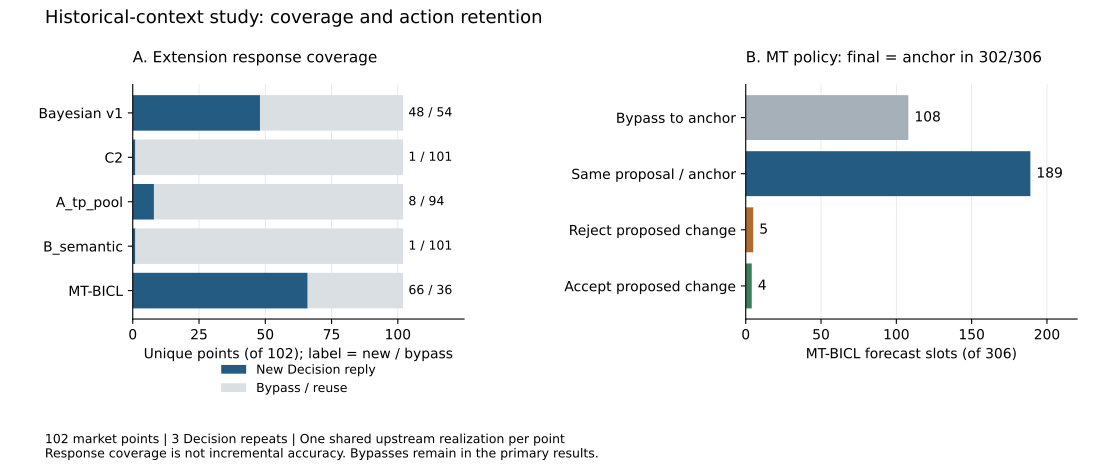

Reproduce this figure in Python.
"""Vẽ độ phủ phản hồi và nhánh policy từ số đếm U09 đã lưu."""
from __future__ import annotations

from pathlib import Path
import matplotlib
matplotlib.use("Agg")
import matplotlib.pyplot as plt
from F09_return_contrasts import read_results


def main() -> None:
    """Giữ riêng mẫu số 102 điểm và 306 slot, không đo lại hiệu suất."""
    result = read_results()
    summaries = {r["method"]: r for r in result["summary"]}
    methods = ("bayesian_v1", "C2", "A_tp_pool", "B_semantic", "MT_BICL")
    names = ("Bayesian v1", "C2", "A_tp_pool", "B_semantic", "MT-BICL")
    active = [summaries[m]["raw_decision_responses"] // 3 for m in methods]
    bypass = [summaries[m]["bypass_forecasts"] // 3 for m in methods]
    if any(a+b != 102 for a, b in zip(active, bypass)):
        raise ValueError("Độ phủ không khớp 102 điểm")
    reasons = summaries["MT_BICL"]["policy_reasons"]
    counts = [reasons["BYPASS_QUERY_FEATURE_UNAVAILABLE"]+reasons["BYPASS_UTILITY_UNSUPPORTED"],
              reasons["KEEP_PROPOSED_SAME"], reasons["REJECT_NONPOSITIVE_Q10_DELTA_U"],
              reasons["ACCEPT_POSITIVE_Q10_DELTA_U"]]
    if sum(counts) != 306 or counts[-1] != 4:
        raise ValueError("Số đếm policy không khớp nguồn đã khóa")
    plt.rcParams.update({"font.family": "DejaVu Sans", "font.size": 10,
                         "pdf.fonttype": 42, "svg.fonttype": "none"})
    fig, axes = plt.subplots(1, 2, figsize=(11, 4.7), gridspec_kw={"width_ratios": [1, 1]})
    left, right = axes
    left.barh(range(5), active, color="#245b82", label="New Decision reply")
    left.barh(range(5), bypass, left=active, color="#d9dfe3", label="Bypass / reuse")
    for i, (a, b) in enumerate(zip(active, bypass)):
        left.text(104, i, f"{a} / {b}", va="center", fontsize=9)
    left.set_yticks(range(5), names)
    left.set_xlim(0, 125)
    left.set_xticks([0, 25, 50, 75, 100])
    left.invert_yaxis()
    left.set_xlabel("Unique points (of 102); label = new / bypass")
    left.set_title("A. Extension response coverage", loc="left", fontsize=11, pad=16)
    left.legend(loc="lower center", bbox_to_anchor=(0.5, -0.37), ncol=1, frameon=False, fontsize=9)
    right.barh(range(4), counts, color=["#a6b0b8", "#245b82", "#b16b31", "#3a7e5d"])
    for i, count in enumerate(counts):
        right.text(count+4, i, str(count), va="center")
    right.set_yticks(range(4), ["Bypass to anchor", "Same proposal / anchor", "Reject proposed change", "Accept proposed change"])
    right.set_xlim(0, 220)
    right.invert_yaxis()
    right.set_xlabel("MT-BICL forecast slots (of 306)")
    right.set_title("B. MT policy: final = anchor in 302/306", loc="left", fontsize=11, pad=16)
    for ax in axes:
        ax.spines[["top", "right"]].set_visible(False)
        ax.grid(axis="x", color="#e5e5e5", linewidth=0.6)
        ax.set_axisbelow(True)
    fig.suptitle("Historical-context study: coverage and action retention", x=0.04, ha="left", fontsize=13)
    fig.text(0.04, 0.025, "102 market points | 3 Decision repeats | One shared upstream realization per point\n"
             "Response coverage is not incremental accuracy. Bypasses remain in the primary results.", fontsize=9)
    fig.subplots_adjust(left=0.12, right=0.98, top=0.82, bottom=0.32, wspace=0.85)
    target = Path(__file__).with_suffix("")
    fig.savefig(target.with_suffix(".pdf"), metadata={"Title": "F10: context coverage and policy actions", "CreationDate": None})
    fig.savefig(target.with_suffix(".svg"), metadata={"Date": None})
    fig.savefig(target.with_suffix(".png"), dpi=160)
    plt.close(fig)
    print("Đã xuất F10 từ số đếm nguồn; không chạy policy hoặc suy luận mới.")


if __name__ == "__main__":
    main()
